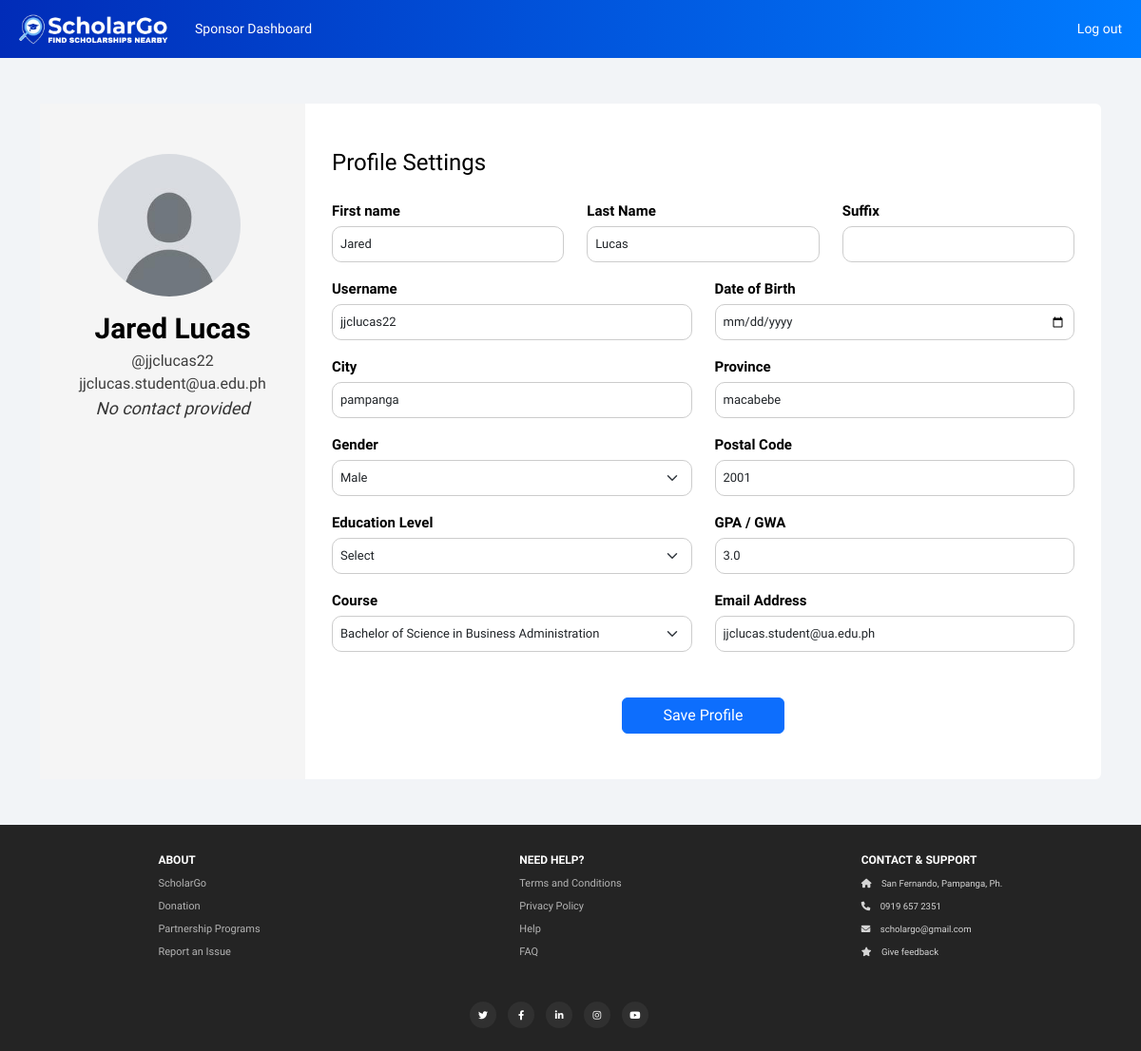
Screenshot of /profile (signed in) with the database file from the repository.
### website/models.py (models this page shows, shortened)
class User(db.Model, UserMixin):
    id = db.Column(db.Integer, primary_key=True)
    username = db.Column(db.String(150), unique=True)
    image = db.Column(db.String(300), nullable=True)
    city = db.Column(db.String(150))
    birthdate = db.Column(db.Date, nullable=False)
    province = db.Column(db.String(150))
    notifications = db.relationship('Notification', backref='user', lazy=True)
    postalcode = db.Column(db.String(150))
    picture_path = db.Column(db.String(255), nullable=False)
    educationlevel = db.Column(db.String(150))
    email = db.Column(db.String(150), unique=True)
    password = db.Column(db.String(150))
    first_name = db.Column(db.String(150))
    last_name = db.Column(db.String(150))
    gender = db.Column(db.String(150))
    course = db.Column(db.String(150))
    phone_number = db.Column(db.String(150))
    gpa = db.Column(db.Float)
    extracurricular_activities = db.Column(db.String(300))
    financial_status = db.Column(db.String(150))
    notes = db.relationship('Note', backref='user', lazy=True)
    followed_sponsorships = db.relationship('Sponsorship_data', secondary=user_sponsorship,
                                             lazy='subquery', backref=db.backref('followers', lazy=True))
    comments = db.relationship('Comment', backref='user', lazy=True)

### website/views.py (the view)
@views.route("/profile")
@login_required
def profile():
    return render_template('profile.html', user=current_user)

### website/templates/profile.html (shortened to what this page needs)
{% extends "base.html" %}
{% block content %}
<link rel="stylesheet" href="/static/css/profile.css">
<div class="container right-form rounded bg-white mt-5 mb-5" >
    <div class="row">
        <div class="col-md-3 border-right profile-left">
            <div class="d-flex flex-column align-items-center text-center p-3 py-5 position-relative">
                <div class="profile-image-wrapper position-relative">
                    <img class="rounded-circle me-2 profile-picture"
                         style="width: 150px; height: 150px; cursor: pointer;"
                         src="{{ url_for('static', filename='uploads/' + current_user.picture_path) }}"
                         alt="Profile Picture"
                         onclick="document.getElementById('profilePictureInput').click();">
                </div>
                <span class="text-white-name">{{ current_user.first_name }} {{ current_user.last_name }}</span>
                <span class="text-white-un">@{{ current_user.username }}</span>
                <span class="text-white-em">{{ current_user.email }}</span>
                <span class="contact-text">{{ current_user.phone_number if current_user.phone_number else 'No contact provided' }}</span>
            </div>
        </div>
        <div class="col-md-9 border-right">
            <form method="POST" action="{{ url_for('auth.update_profile') }}">
                <div class="p-3 py-5">
                    <div class="d-flex justify-content-between align-items-center mb-3">
                        <h4 class="text-right">Profile Settings</h4>
                    </div>
                    <div class="row mt-2">
                        <div class="col-md-4">
                            <label class="labels">First name</label>
                            <input type="text" class="form-control" name="first_name" value="{{ current_user.first_name }}">
                        </div>
                        <div class="col-md-4">
                            <label class="labels">Last Name</label>
                            <input type="text" class="form-control" name="last_name" value="{{ current_user.last_name }}">
                        </div>
                        <div class="col-md-4">
                            <label class="labels">Suffix</label>
                            <input type="text" class="form-control" name="suffix" value="{{ current_user.suffix }}">
                        </div>
                    </div>
                    <div class="row mt-3">
                        <div class="col-md-6">
                            <label class="labels">Username</label>
                            <input type="text" class="form-control" name="username" value="{{ current_user.username }}">
                        </div>
                        <div class="col-md-6">
                            <label class="labels">Date of Birth</label>
                            <input type="date" class="form-control" name="dob" value="{{ current_user.dob }}">
                        </div>
                    </div>
                    <div class="row mt-3">
                        <div class="col-md-6">
                            <label class="labels">City</label>
                            <input type="text" class="form-control" name="city" value="{{ current_user.city }}">
                        </div>
                        <div class="col-md-6">
                            <label class="labels">Province</label>
                            <input type="text" class="form-control" name="province" value="{{ current_user.province }}">
                        </div>
                    </div>
                    <div class="row mt-3">
                        <div class="col-md-6">
                            <label class="labels">Gender</label>
                            <select class="form-select" name="gender">
                                <option value="Male" {% if current_user.gender == 'Male' %}selected{% endif %}>Male</option>
                            </select>
                        </div>
                        <div class="col-md-6">
                            <label class="labels">Postal Code</label>
                            <input type="text" class="form-control" name="postalcode" value="{{ current_user.postalcode }}">
                        </div>
                    </div>
                    <div class="row mt-3">
                        <div class="col-md-6">
                            <label class="labels">Education Level</label>
                            <select class="form-select" name="education_level">
                                <option value="" disabled selected>Select</option>
                            </select>
                        </div>
                        <div class="col-md-6">
                            <label class="labels">GPA / GWA</label>
                            <input type="number" class="form-control" name="gpa" value="{{ current_user.gpa }}">
                        </div>
                    </div>
                    <div class="row mt-3">
                        <div class="col-md-6">
                            <label class="labels">Course</label>
                            <select class="form-select" id="course" name="course" value="{{ current_user.course }}" >
                                <optgroup label="Business and Management">
                                    <option value="business_admin" {% if current_user.education_level == 'business_admin' %}selected{% endif %}>Bachelor of Science in Business Administration</option>
                                </optgroup>
                            </select>
                        </div>
                        <div class="col-md-6">
                            <label class="labels">Email Address</label>
                            <input type="email" class="form-control" name="email" value="{{ current_user.email }}">
                        </div>
                    </div>
                    <div class="mt-5 text-center">
                        <button class="btn btn-primary profile-button" type="submit">Save Profile</button>
                    </div>
                </div>
            </form>
        </div>
    </div>
</div>
{% endblock %}

### website/static/css/base.css (style rules this page uses)
body { font-family: 'Montserrat', sans-serif; background-color: #f2f4f7; color: #ffffff; }

### website/static/css/footer.css (style rules this page uses)
html, body { height: 100%; margin: 0; }
body { display: flex; flex-direction: column; }
.container { flex: 1; }
.text-center { margin-top: 2%; }

### website/static/css/profile.css (style rules this page uses)
body { color: #000000; }
.profile-left { background-color: #f5f5f5; color: white; }
.profile-image-wrapper { position: relative; display: inline-block; border-radius: 50%; }
.profile-image-wrapper img { width: 167px; height: 167px; border-radius: 50%; transition: transform 0.4s ease-in-out; }
.text-white-em, .text-white-un { color: #3d3d3d; }
.text-white-name { font-size: 25px; font-weight: bold; margin-top: 5%; color: black; }
.contact-text { color: rgb(53, 53, 53); font-style: italic; font-size: 15px; }
.profile-button { width: 22%; }
@media (min-width: 1200px) { .text-white-em, .text-white-un { font-size: 16px; } }
@media (min-width: 1200px) { .text-white-name { font-size: 30px; } }
@media (min-width: 1200px) { .contact-text { font-size: 18px; } }
.labels { font-size: 16px; font-weight: bold; color: #000000; margin-bottom: 5px; }
.form-control, .form-select { border: 1px solid #ccc; border-radius: 10px; padding: 10px; font-size: 14px; transition: border-color 0.3s; margin-top: 0; }
@media (min-width: 768px) { .labels { font-size: 15px; } }
@media (min-width: 768px) { .form-control, .form-select { font-size: 14px; } }
@media (min-width: 1200px) { .labels { font-size: 15px; } }
@media (min-width: 1200px) { .form-control, .form-select { font-size: 13px; padding: 8px; } }

### rows the page displays
User: picture_path (placeholder picture), first_name "Jared", last_name "Lucas", username "jjclucas22", email "jjclucas.student@ua.edu.ph", phone_number "No contact provided", city "pampanga", province "macabebe", gender "Male", postalcode "2001", gpa "3.0", course "Bachelor of Science in Business Administration"
